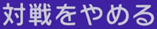
#> input picture dist/PokeChSupporter/_internal/resources/images/battle_end.png, 157 x 29 px; its folder holds only this picture in this run
$ python -i ocr_processor.py   (imports and definitions only)
#> lines starting #> are read from the running program, lines starting #| are printed output that depends on the picture; after the words box and inside, x2 and y2 are one past the last pixel; in counts of white or black regions, pixels touching at a corner belong together
#> further down, picture is the input picture: shape (29, 157, 3); mean B, G, R 174.8, 78.5, 100.7
"""
<summary>OCR（時間判定）と画像認識（選出完了判定）を使い分けるハイブリッド判定ロジック</summary>
"""
import cv2
import numpy as np
import os
import pytesseract
from backend.config.constants import Config
from backend.logic.opponent_name_render_match import render_match_best_party
from backend.logic.team_analyzer import TeamAnalyzer

# Tesseractのパス設定
pytesseract.pytesseract.tesseract_cmd = Config.TESSERACT_PATH

_NAME_OCR_EMPTY_LOGGED = False


# [58 lines left out: functions _tessdata_dir_config_suffix, _opponent_name_binary_variants, _tesseract_collect_strings, not called in this run]


class OcrProcessor:
    def __init__(self):
        """<summary>初期化時に1回だけトリガー画像をロードする</summary>"""
        self.trigger_templates = []
        self.num_templates = {}
        self.turn_start_template = None
        self.battle_end_template = None
        self._load_trigger_templates()
        self._load_turn_start_template()
        self._load_battle_end_template()

        self._load_num_templates()

    def _load_trigger_templates(self):
        """<summary>選出完了トリガー画像を複数読み込む（背景差分対策）</summary>"""
        for path in Config.TRIGGER_IMAGE_PATHS:
            if not os.path.exists(path):
                print(f"DEBUG: Trigger image NOT FOUND: {path}")
                continue
            try:
                img_array = np.fromfile(path, dtype=np.uint8)
                color = cv2.imdecode(img_array, cv2.IMREAD_COLOR)
                if color is None:
                    print(f"DEBUG: Trigger image load failed: {path}")
                    continue
                gray = cv2.cvtColor(color, cv2.COLOR_BGR2GRAY)
                edge = cv2.Canny(gray, 40, 120)
                self.trigger_templates.append({"gray": gray, "edge": edge, "path": path})
                print(f"DEBUG: Trigger image loaded: {path}")
            except Exception as e:
                print(f"DEBUG: Failed to load trigger image: {e}")

    def _load_num_templates(self):
        """<summary>自選出番号(1/2/3)のテンプレート画像を読み込む</summary>"""
        for num, path in Config.NUM_TEMPLATE_PATHS.items():
            if not os.path.exists(path):
                print(f"DEBUG: Number template NOT FOUND: {path}")
                continue
            try:
                img_array = np.fromfile(path, dtype=np.uint8)
                img = cv2.imdecode(img_array, cv2.IMREAD_GRAYSCALE)
                if img is None:
                    print(f"DEBUG: Number template load failed: {path}")
                    continue
                _, img_bin = cv2.threshold(img, 150, 255, cv2.THRESH_BINARY_INV)
                self.num_templates[num] = {
                    "gray": img,
                    "bin": img_bin
                }
                print(f"DEBUG: Number template loaded: {num} => {path}")
            except Exception as e:
                print(f"DEBUG: Number template exception ({num}): {e}")

    def _load_turn_start_template(self):
        """<summary>ターン開始トリガー画像を読み込む</summary>"""
        path = Config.TURN_START_IMAGE_PATH
        if not os.path.exists(path):
            print(f"DEBUG: Turn start image NOT FOUND: {path}")
            return
        try:
            img_array = np.fromfile(path, dtype=np.uint8)
            color = cv2.imdecode(img_array, cv2.IMREAD_COLOR)
            if color is None:
                print(f"DEBUG: Turn start image load failed: {path}")
                return
            gray = cv2.cvtColor(color, cv2.COLOR_BGR2GRAY)
            edge = cv2.Canny(gray, 40, 120)
            self.turn_start_template = {"gray": gray, "edge": edge}
            print(f"DEBUG: Turn start image loaded: {path}")
        except Exception as e:
            print(f"DEBUG: Failed to load turn start image: {e}")

    def _load_battle_end_template(self):
        """<summary>戦いの終了トリガー画像を読み込む</summary>"""
        path = Config.BATTLE_END_IMAGE_PATH
        if not os.path.exists(path):
            print(f"DEBUG: Battle end image NOT FOUND: {path}")
            return
        try:
            img_array = np.fromfile(path, dtype=np.uint8)
            color = cv2.imdecode(img_array, cv2.IMREAD_COLOR)
            if color is None:
                print(f"DEBUG: Battle end image load failed: {path}")
                return
            gray = cv2.cvtColor(color, cv2.COLOR_BGR2GRAY)
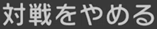
#> gray: shape (29, 157); min 35, max 218, mean 96.1
            edge = cv2.Canny(gray, 40, 120)
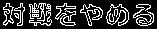
#> edge: shape (29, 157); 21.4% white in thin lines or dots, all inside (x1, y1, x2, y2) = (3, 3, 154, 26)
            self.battle_end_template = {"gray": gray, "edge": edge}
            print(f"DEBUG: Battle end image loaded: {path}")
        except Exception as e:
            print(f"DEBUG: Failed to load battle end image: {e}")

    # [15 lines left out: function read_text, not called in this run]

    @staticmethod
    def read_opponent_name_text(frame, roi=None, party_hints=None):
        """
        対面表示名の取得。ROIは Config.OPP_ACTIVE_NAME_ROI が既定。
        1) Tesseract 多段 OCR 2) 失敗時は敵6体名のみを候補に描画テンプレ照合（辞書照合）
        party_hints があれば OCR 候補の選別にも使う。
        """
        global _NAME_OCR_EMPTY_LOGGED
        r = roi if roi is not None else Config.OPP_ACTIVE_NAME_ROI
        x, y, w, h = r
        crop = frame[y : y + h, x : x + w]
#> crop = empty array
        if crop is None or crop.size == 0:
            return ""
        suffix = _tessdata_dir_config_suffix()
        lang_pref = getattr(Config, "OPP_ACTIVE_NAME_OCR_LANG", "jpn")
        langs = [lang_pref, "jpn", "eng"]
        langs = list(dict.fromkeys(langs))
        psms = (7, 6, 13)

        candidates = []
        for img in _opponent_name_binary_variants(crop):
            candidates.extend(_tesseract_collect_strings(img, suffix, langs, psms))

        uniq = []
        for t in candidates:
            s = t.strip()
            if s and s not in uniq:
                uniq.append(s)

        ocr_choice = ""
        if uniq:
            if party_hints:
                best = ""
                best_key = (-1, -1)
                for c in uniq:
                    resolved = TeamAnalyzer.resolve_ocr_label_to_party(c, party_hints)
                    hit = 1 if resolved != "Empty" else 0
                    key = (hit, len(c.strip()))
                    if key > best_key:
                        best_key, best = key, c
                ocr_choice = best if best_key[0] == 1 else max(uniq, key=lambda s: len(s.strip()))
            else:
                ocr_choice = max(uniq, key=lambda s: len(s.strip()))

        ocr_resolved = (
            TeamAnalyzer.resolve_ocr_label_to_party(ocr_choice, party_hints)
            if (party_hints and ocr_choice)
            else ("Empty" if party_hints else "")
        )
        if party_hints and ocr_resolved != "Empty":
            return ocr_choice

        if party_hints:
            render_name, render_sc = render_match_best_party(crop, party_hints)
            if render_name != "Empty":
                return render_name

        if ocr_choice:
            return ocr_choice

        if not _NAME_OCR_EMPTY_LOGGED:
            _NAME_OCR_EMPTY_LOGGED = True
            td = os.path.join(Config.RESOURCES_DIR, "Tesseract-OCR", "tessdata")
            has_td = os.path.isdir(td) and any(
                n.endswith(".traineddata") for n in os.listdir(td)
            )
            print(
                "[OCR-NAME] OCRも辞書照合も失敗。確認: (1)ROI (2)jpn.traineddata "
                f"(3)同梱tessdataに語データあり={has_td} "
                "(4)OPP_ACTIVE_NAME_RENDER_THRESHOLD をやや下げる / OPP_ACTIVE_NAME_FONT_PATH でフォント指定"
            )
        return ""

    # [135 lines left out: functions is_target_time, is_waiting, detect_selection_number, detect_selection_number_with_score, is_turn_start, is_turn_start_with_score and 1 more, not called in this run]

>>> import cv2
>>> picture = cv2.imread('../../dist/PokeChSupporter/_internal/resources/images/battle_end.png')
>>> result = OcrProcessor().read_opponent_name_text(picture)
#> result = ''
